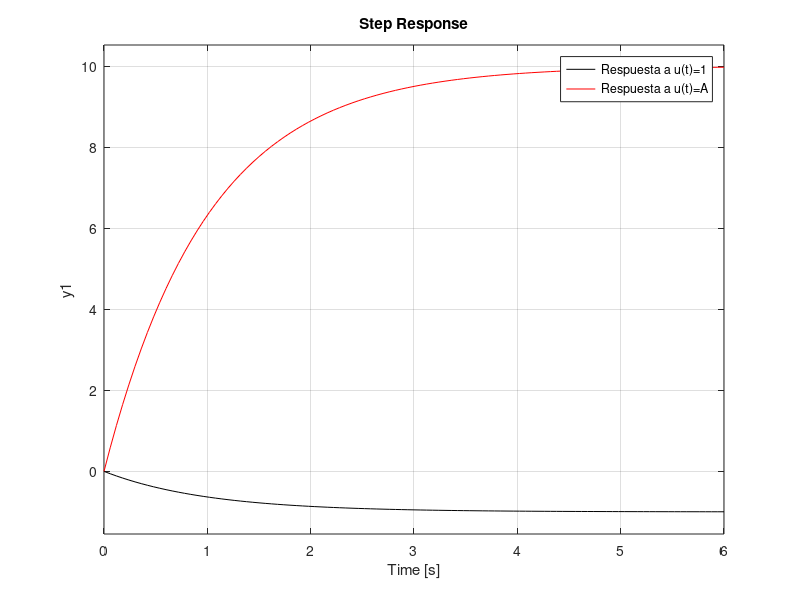
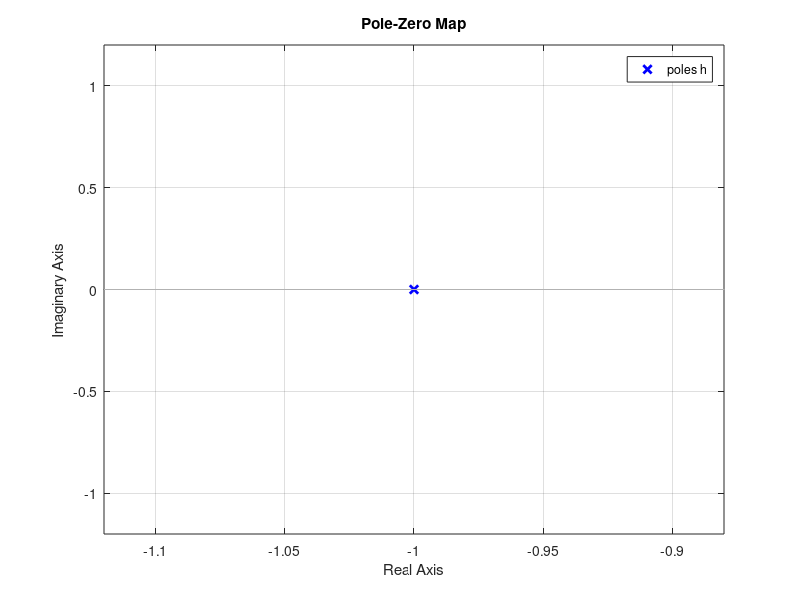
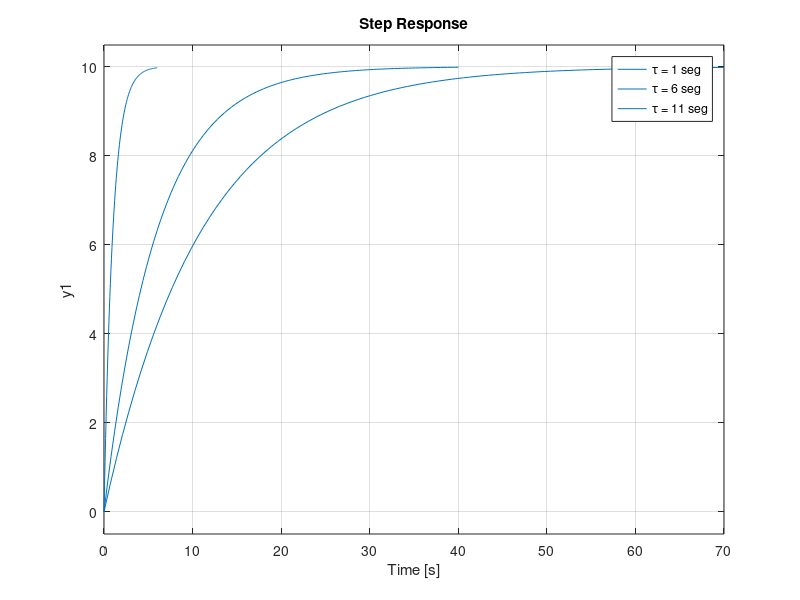
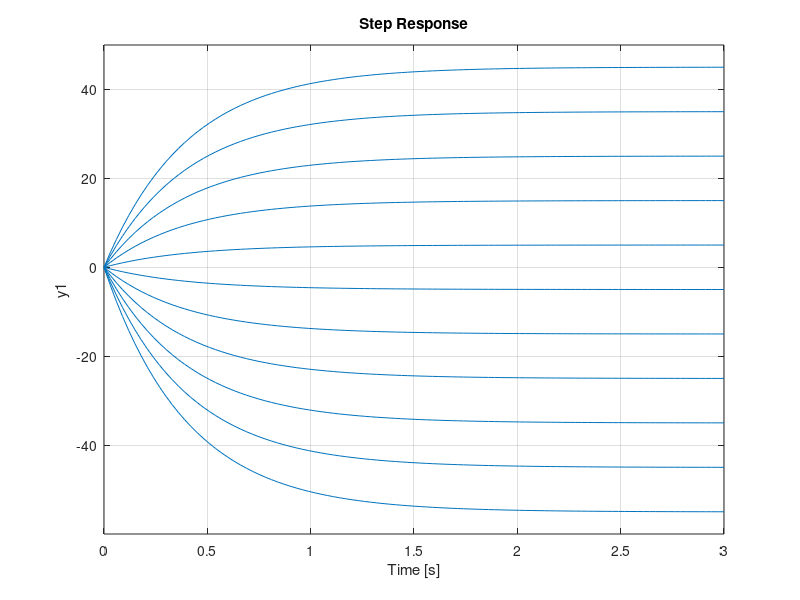

Source code (MATLAB) for these figures, in order:
clc
clear
close all

%----------definir parametros-----
k=-1;
tao=1;
A= -10;

h=tf(k,[tao 1]);
step(h,'k')
hold on
grid on
step(A*h,'r')
legend('Respuesta a u(t)=1', 'Respuesta a u(t)=A')

figure
pzmap(h,'b')

tao = 1:5:15;
figure
for i=1:length(tao)
    h2=tf(k,[tao(i) 1]);
    step(A*h2)
    hold on
    grid on
end

legend('\tau = 1 seg','\tau = 6 seg','\tau = 11 seg')



k = -4.5:1:5.5;
tao= 0.4;
figure
for i=1:length(k)
    h2=tf(k(i),[tao 1]);
    step(A*h2)
    hold on
    grid on
end
